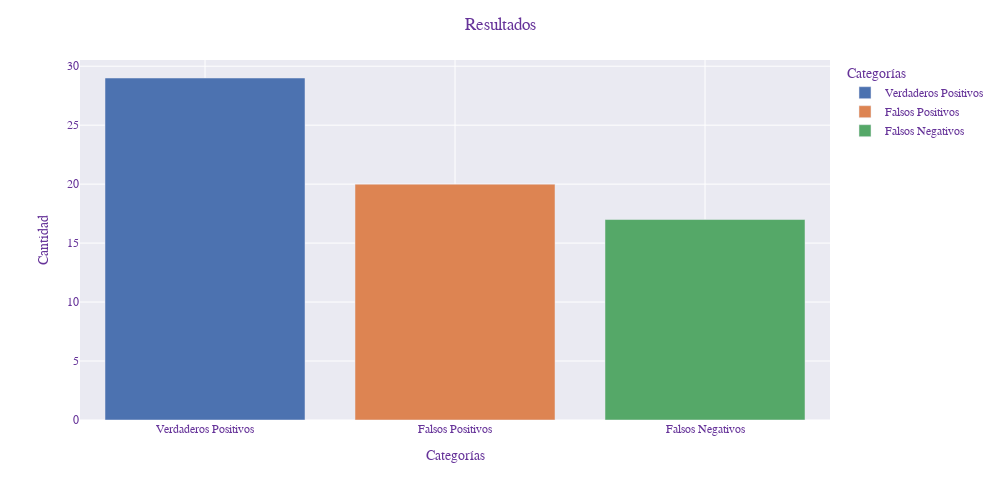
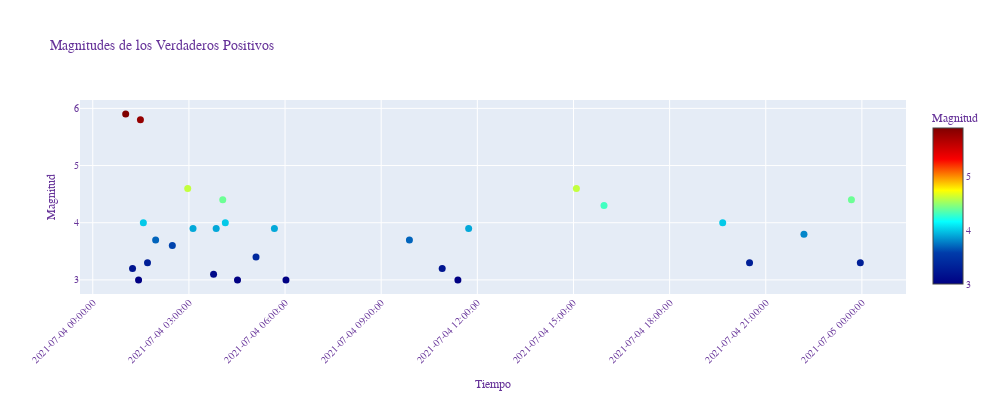

Source (notebook cell) for these figures, in order:
### Code cell
# Crear DataFrame de resultados para Plotly Express
df_resultados = pd.DataFrame({
    'Categorías': ['Verdaderos Positivos', 'Falsos Positivos', 'Falsos Negativos'],
    'Cantidad': [len(verdaderos_positivos), len(falsos_positivos), len(falsos_negativos)]
})

# Configurar el estilo de los gráficos (opcional)
px.defaults.template = "seaborn"

# Graficar los resultados con colores variados usando Plotly Express
fig_resultados = px.bar(df_resultados, x='Categorías', y='Cantidad', color='Categorías')

# Personalizar diseño
fig_resultados.update_layout(
    title='Resultados',
    xaxis_title='Categorías',
    yaxis_title='Cantidad',
    font=dict(family="Arial", size=12, color="RebeccaPurple")
)

# Reducir el tamaño del gráfico de resultados
fig_resultados.update_layout(height=500, width=1000)

# Mostrar gráfico interactivo
fig_resultados.show()

# Crear DataFrame de magnitudes para Plotly Express
df_magnitudes = pd.DataFrame({
    'Tiempo': list(magnitudes_verdaderos_positivos.keys()),
    'Magnitud': list(magnitudes_verdaderos_positivos.values())
})

# Configurar el estilo de los gráficos (opcional)
px.defaults.template = "seaborn"

# Crear un objeto de figura
fig_magnitud = go.Figure()

# Agregar la traza de línea al objeto de figura

fig_magnitud.add_trace(go.Scatter(
    x=[t.strftime('%Y-%m-%d %H:%M:%S') for t in magnitudes_verdaderos_positivos.keys()],
    y=list(magnitudes_verdaderos_positivos.values()),
    mode='markers',
    name='Magnitudes',
    marker=dict(
        color=list(magnitudes_verdaderos_positivos.values()),  # Asignar la magnitud como la escala de color
        colorscale='Jet',  # Escala de colores
        size = 7,
        colorbar=dict(
            title='Magnitud',  # Etiqueta de la barra de colores
        )
    )
))

# Personalizar diseño
fig_magnitud.update_layout(
    title='Magnitudes de los Verdaderos Positivos',
    xaxis_title='Tiempo',
    xaxis=dict(
        tickformat='%Y-%m-%d %H:%M:%S',
        tickangle=-45,
        type='date'
    ),
    yaxis_title='Magnitud',
    font=dict(family="Arial", size=10, color="RebeccaPurple")
)

# Reducir el tamaño del gráfico de magnitudes
fig_magnitud.update_layout(height=400, width=1000)

# Mostrar gráfico interactivo
fig_magnitud.show()

### Figure 1 — Plotly figure (JSON) as saved in the notebook; plotly's stock layout.template omitted (floating-point values rounded to 4 significant figures)
{"data": [{"alignmentgroup": "True", "hovertemplate": "Categorías=%{x}<br>Cantidad=%{y}<extra></extra>", "legendgroup": "Verdaderos Positivos", "marker": {"color": "rgb(76,114,176)", "pattern": {"shape": ""}}, "name": "Verdaderos Positivos", "offsetgroup": "Verdaderos Positivos", "orientation": "v", "showlegend": true, "textposition": "auto", "type": "bar", "x": ["Verdaderos Positivos"], "xaxis": "x", "y": [29], "yaxis": "y"}, {"alignmentgroup": "True", "hovertemplate": "Categorías=%{x}<br>Cantidad=%{y}<extra></extra>", "legendgroup": "Falsos Positivos", "marker": {"color": "rgb(221,132,82)", "pattern": {"shape": ""}}, "name": "Falsos Positivos", "offsetgroup": "Falsos Positivos", "orientation": "v", "showlegend": true, "textposition": "auto", "type": "bar", "x": ["Falsos Positivos"], "xaxis": "x", "y": [20], "yaxis": "y"}, {"alignmentgroup": "True", "hovertemplate": "Categorías=%{x}<br>Cantidad=%{y}<extra></extra>", "legendgroup": "Falsos Negativos", "marker": {"color": "rgb(85,168,104)", "pattern": {"shape": ""}}, "name": "Falsos Negativos", "offsetgroup": "Falsos Negativos", "orientation": "v", "showlegend": true, "textposition": "auto", "type": "bar", "x": ["Falsos Negativos"], "xaxis": "x", "y": [17], "yaxis": "y"}], "layout": {"barmode": "relative", "font": {"color": "RebeccaPurple", "family": "Arial", "size": 12}, "height": 500, "legend": {"title": {"text": "Categorías"}, "tracegroupgap": 0}, "margin": {"t": 60}, "title": {"text": "Resultados"}, "width": 1000, "xaxis": {"anchor": "y", "categoryarray": ["Verdaderos Positivos", "Falsos Positivos", "Falsos Negativos"], "categoryorder": "array", "domain": [0, 1], "title": {"text": "Categorías"}}, "yaxis": {"anchor": "x", "domain": [0, 1], "title": {"text": "Cantidad"}}}}

### Figure 2 — Plotly figure (JSON) as saved in the notebook; plotly's stock layout.template omitted (floating-point values rounded to 4 significant figures)
{"data": [{"marker": {"color": [5.9, 3.2, 3, 5.8, 4, 3.3, 3.7, 3.6, 4.6, 3.9, 3.1, 3.9, 4.4, 4, 3, 3.4, 3.9, 3, 3.7, 3.2, 3, 3.9, 4.6, 4.3, 4, 3.3, 3.8, 4.4, 3.3], "colorbar": {"title": {"text": "Magnitud"}}, "colorscale": [[0, "rgb(0,0,131)"], [0.2, "rgb(0,60,170)"], [0.4, "rgb(5,255,255)"], [0.6, "rgb(255,255,0)"], [0.8, "rgb(250,0,0)"], [1, "rgb(128,0,0)"]], "size": 7}, "mode": "markers", "name": "Magnitudes", "type": "scatter", "x": ["2021-07-04 01:01:37", "2021-07-04 01:14:28", "2021-07-04 01:25:45", "2021-07-04 01:29:15", "2021-07-04 01:34:42", "2021-07-04 01:42:29", "2021-07-04 01:57:43", "2021-07-04 02:28:58", "2021-07-04 02:57:48", "2021-07-04 03:07:42", "2021-07-04 03:46:11", "2021-07-04 03:51:03", "2021-07-04 04:03:22", "2021-07-04 04:08:09", "2021-07-04 04:31:00", "2021-07-04 05:05:39", "2021-07-04 05:40:04", "2021-07-04 06:01:44", "2021-07-04 09:52:51", "2021-07-04 10:54:13", "2021-07-04 11:23:36", "2021-07-04 11:43:45", "2021-07-04 15:05:28", "2021-07-04 15:57:11", "2021-07-04 19:39:24", "2021-07-04 20:29:40", "2021-07-04 22:11:31", "2021-07-04 23:40:25", "2021-07-04 23:57:04"], "y": [5.9, 3.2, 3, 5.8, 4, 3.3, 3.7, 3.6, 4.6, 3.9, 3.1, 3.9, 4.4, 4, 3, 3.4, 3.9, 3, 3.7, 3.2, 3, 3.9, 4.6, 4.3, 4, 3.3, 3.8, 4.4, 3.3]}], "layout": {"font": {"color": "RebeccaPurple", "family": "Arial", "size": 10}, "height": 400, "title": {"text": "Magnitudes de los Verdaderos Positivos"}, "width": 1000, "xaxis": {"tickangle": -45, "tickformat": "%Y-%m-%d %H:%M:%S", "title": {"text": "Tiempo"}, "type": "date"}, "yaxis": {"title": {"text": "Magnitud"}}}}
